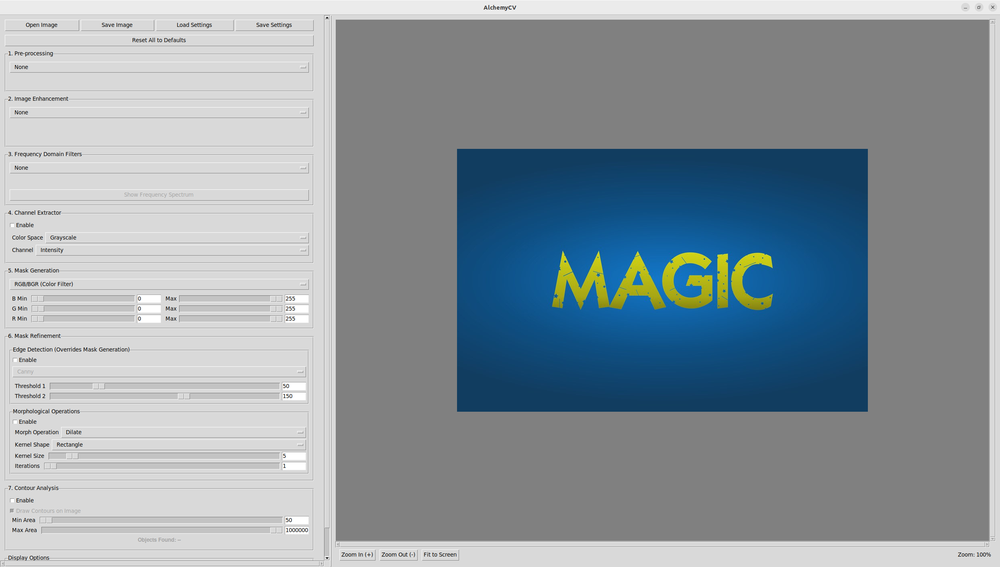
#> input picture application.png, 1000 x 567 px, shrunk from 2490 x 1413 before the run
$ python -i enhancement.py   (imports and definitions only)
#> lines starting #> are read from the running program, lines starting #| are printed output that depends on the picture
#> further down, picture is the input picture: shape (567, 1000, 3); mean B, G, R 160.3, 153.2, 142.5
"""Stage 2: Image enhancement algorithms."""

from __future__ import annotations

import logging
from typing import Any

import cv2
import numpy as np

log = logging.getLogger(__name__)


# [48 lines left out: functions _ensure_odd, process, not called in this run]


# ------------------------------------------------------------------
# Internal implementations
# ------------------------------------------------------------------


def _hist_equalize(image: np.ndarray) -> np.ndarray:
    if len(image.shape) == 2:
        return cv2.equalizeHist(image)
    ycrcb = cv2.cvtColor(image, cv2.COLOR_BGR2YCrCb)
#> ycrcb: shape (567, 1000, 3); mean of channels 0, 1, 2 150.8, 122, 133.3
    ycrcb[:, :, 0] = cv2.equalizeHist(ycrcb[:, :, 0])
#> ycrcb: shape (567, 1000, 3); mean of channels 0, 1, 2 151, 122, 133.3
    return cv2.cvtColor(ycrcb, cv2.COLOR_YCrCb2BGR)
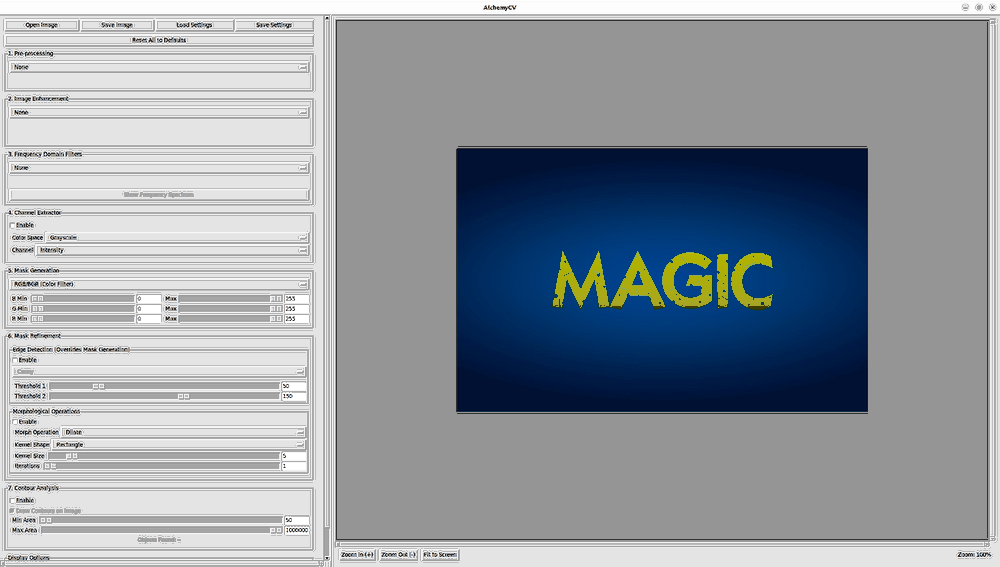
#> returned value: shape (567, 1000, 3); mean B, G, R 160.5, 153.4, 146.8


# [32 lines left out: functions _clahe, _gamma_correction, _log_transform, _retinex, not called in this run]


def _unsharp(image: np.ndarray, ksize: int, alpha: float) -> np.ndarray:
    blurred = cv2.GaussianBlur(image, (ksize, ksize), 0)
    return cv2.addWeighted(image, 1 + alpha, blurred, -alpha, 0)

>>> import cv2
>>> picture = cv2.imread('../../../application.png')
>>> result = _hist_equalize(picture)
